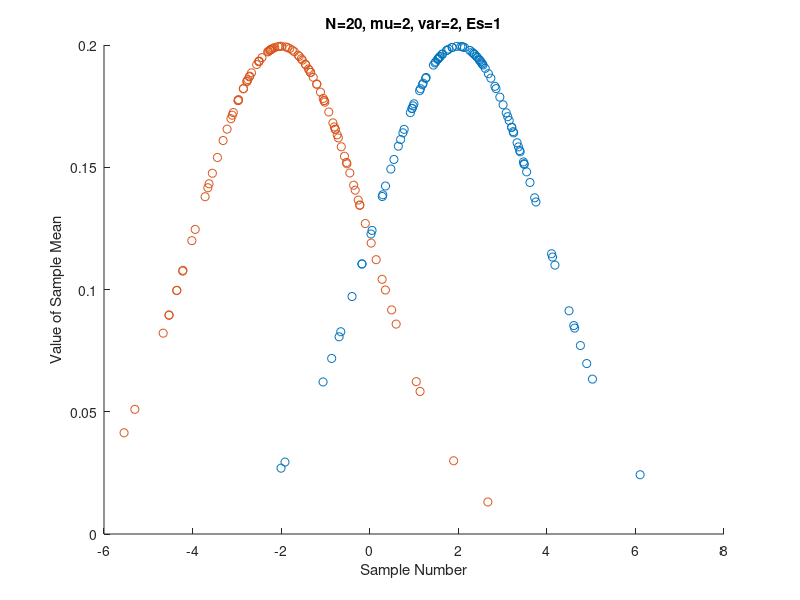

MATLAB code to generate this figure:
E_s = 1;
var = 2;
mu = 2;
npoints = 100;
x = randn(npoints,1);
pdf_p_x = (sqrt(var)*E_s).*x+mu*E_s;
x = randn(npoints,1);
pdf_n_x = (sqrt(var)*E_s).*x-mu*E_s;
pdf_p = normpdf(pdf_p_x, mu, var);
pdf_n = normpdf(pdf_n_x, -mu, var);

figure;
scatter(pdf_p_x, pdf_p);
hold on
scatter(pdf_n_x, pdf_n);
title('N=20, mu=2, var=2, Es=1');
xlabel('Sample Number');
ylabel('Value of Sample Mean');